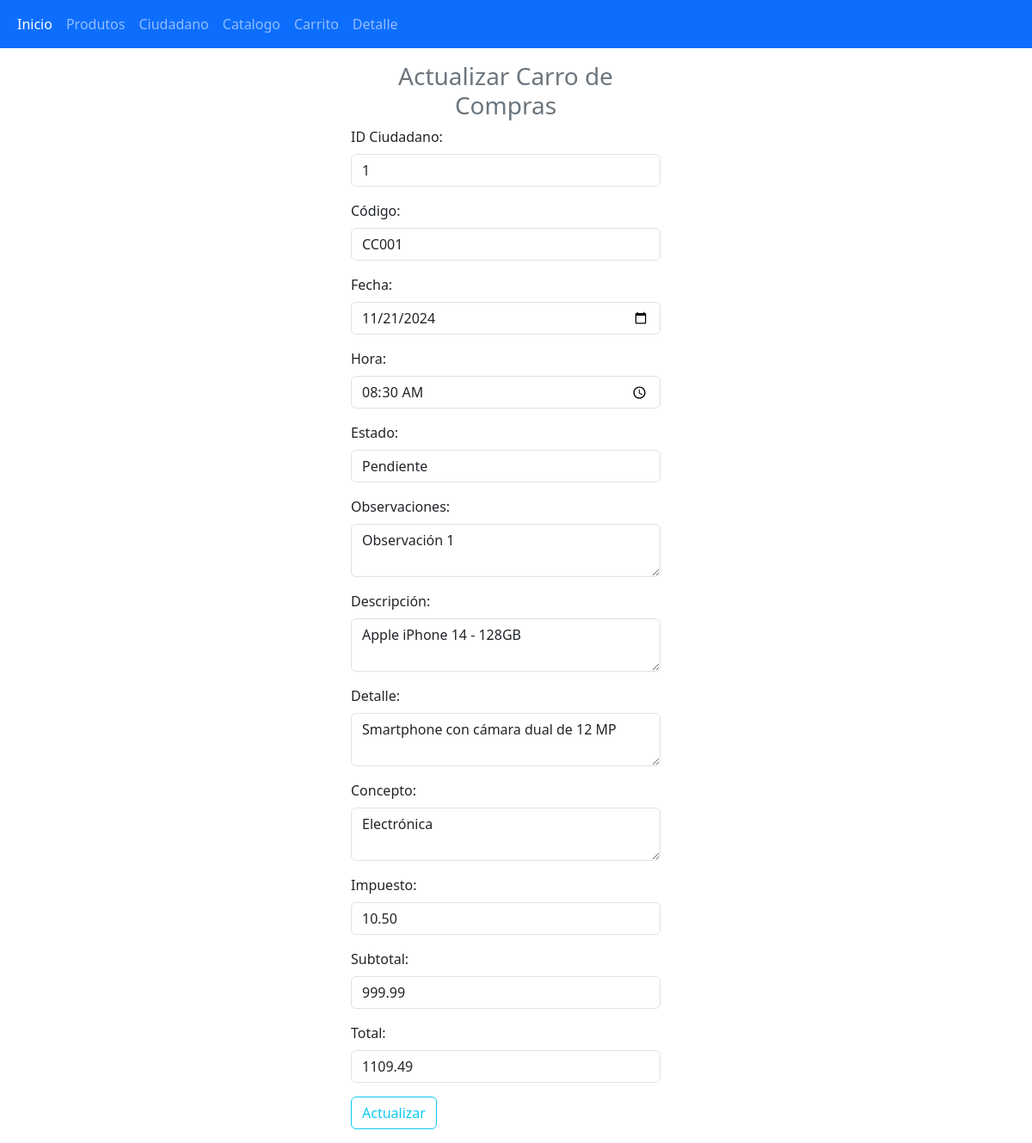
Screenshot of /actualizar/actualizarCarro.php?id=1 with the database file from the repository.
### tables this page shows
CREATE TABLE `carrocompras` (
  `id` int(11) NOT NULL,
  `idCiudadano` int(11) NOT NULL,
  `codigo` varchar(50) NOT NULL,
  `fecha` date DEFAULT NULL,
  `hora` time DEFAULT NULL,
  `estado` varchar(20) DEFAULT NULL,
  `observaciones` text DEFAULT NULL,
  `descripcion` text DEFAULT NULL,
  `detalle` text DEFAULT NULL,
  `concepto` text DEFAULT NULL,
  `impuesto` decimal(10,2) DEFAULT NULL,
  `subtotal` decimal(10,2) DEFAULT NULL,
  `total` decimal(10,2) DEFAULT NULL
);

### Inventario.php (the view, shortened to what this page needs)
<?php
class Inventario {
    private $conexion;
    public function __construct($conexion) {
        $this->conexion = $conexion;
    }
    public function generarListaDesplegableIdCiudadano() {
        $sql = $this->conexion->query("SELECT id FROM ciudadano ORDER BY id ASC");
        echo '<select class="form-control" name="idCiudadano">';
        while ($row = $sql->fetch_assoc()) {
            echo '<option value="' . $row['id'] . '">' . $row['id'] . '</option>';
        }
        echo '</select>';
    }
}
?>

### actualizar/actualizarCarro.php (shortened to what this page needs)
<?php
global $conexion;
include "../Inventario.php";
include "../conexion.php";
$inventario = new Inventario($conexion);
if (isset($_GET["id"])) {
    $id = $_GET["id"];
    $sql = $conexion->query("SELECT * FROM carrocompras WHERE id = $id");
    if ($sql->num_rows > 0) {
        $datos = $sql->fetch_object();
    } else {
        echo "<div class='alert alert-danger'>Carro de compras no encontrado.</div>";
        exit();
    }
} else {
    echo "<div class='alert alert-danger'>ID no proporcionado.</div>";
    exit();
}
?>
<!DOCTYPE html>
<html lang="es">
<head>
    <link href="https://cdn.jsdelivr.net/npm/bootstrap@5.3.3/dist/css/bootstrap.min.css" rel="stylesheet">
</head>
<body>
<?php include "../navbar.php"; ?>
<div class="container-fluid row">
    <form class="col-4 p-3 m-auto" method="POST">
        <fieldset>
            <h3 class="text-center text-secondary">Actualizar Carro de Compras</h3>
            <div class="mb-3">
                <label class="form-label">ID Ciudadano:</label>
                <?php
                $inventario->generarListaDesplegableIdCiudadano();
                ?>
            </div>
            <div class="mb-3">
                <label class="form-label">Código:</label>
                <input type="text" class="form-control" name="codigo" value="<?= $datos->codigo ?>" required>
            </div>
            <div class="mb-3">
                <label class="form-label">Fecha:</label>
                <input type="date" class="form-control" name="fecha" value="<?= $datos->fecha ?>" required>
            </div>
            <div class="mb-3">
                <label class="form-label">Hora:</label>
                <input type="time" class="form-control" name="hora" value="<?= $datos->hora ?>" required>
            </div>
            <div class="mb-3">
                <label class="form-label">Estado:</label>
                <input type="text" class="form-control" name="estado" value="<?= $datos->estado ?>" required>
            </div>
            <div class="mb-3">
                <label class="form-label">Observaciones:</label>
                <textarea class="form-control" name="observaciones" required><?= $datos->observaciones ?></textarea>
            </div>
            <div class="mb-3">
                <label class="form-label">Descripción:</label>
                <textarea class="form-control" name="descripcion" required><?= $datos->descripcion ?></textarea>
            </div>
            <div class="mb-3">
                <label class="form-label">Detalle:</label>
                <textarea class="form-control" name="detalle" required><?= $datos->detalle ?></textarea>
            </div>
            <div class="mb-3">
                <label class="form-label">Concepto:</label>
                <textarea class="form-control" name="concepto" required><?= $datos->concepto ?></textarea>
            </div>
            <div class="mb-3">
                <label class="form-label">Impuesto:</label>
                <input type="number" step="0.01" class="form-control" name="impuesto" value="<?= $datos->impuesto ?>" required>
            </div>
            <div class="mb-3">
                <label class="form-label">Subtotal:</label>
                <input type="number" step="0.01" class="form-control" name="subtotal" value="<?= $datos->subtotal ?>" required>
            </div>
            <div class="mb-3">
                <label class="form-label">Total:</label>
                <input type="number" step="0.01" class="form-control" name="total" value="<?= $datos->total ?>" required>
            </div>
            <button type="submit" class="btn btn-outline-info m-auto" name="btnActualizar" value="ok">Actualizar</button>
        </fieldset>
    </form>
</div>
</body>
</html>

### rows the page displays
carrocompras: codigo "CC001", fecha "11/21/2024", hora "08:30:00", estado "Pendiente", observaciones "Observación 1", descripcion "Apple iPhone 14 - 128GB", detalle "Smartphone con cámara dual de 12 MP", concepto "Electrónica", impuesto "10.50", subtotal "999.99", total "1109.49"

### other values shown
form field idCiudadano "1"
